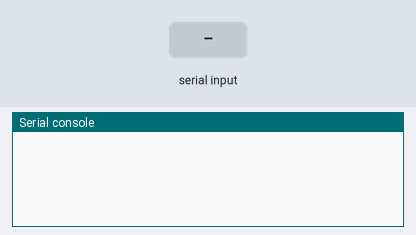
Bench run of a program on a simulated Raspberry Pi Pico running MicroPython. On the bench: the last lines printed to the serial console. Inputs (shaded band) come from the test bench.

Above: at 1.2 s.
1.3 s: "+" received over the second serial link
At 2.3 s:
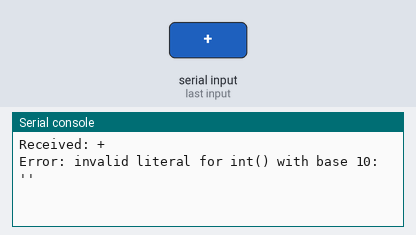
2.8 s: "*" received over the second serial link
At 3.4 s:
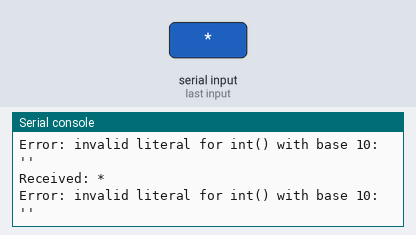

The program:

pico.py
```python
from machine import UART, Pin

uart = UART(0, baudrate=115200, tx=Pin(0), rx=Pin(1))
uart.init(bits=8, parity=None, stop=2)

def calculate(string):
    result = 0
    num1 = 0
    num2 = 0
    sign = ""
    sign_index = 0

    # Search Sign
    for index, char in enumerate(string):
        if char in "+-*/":
            sign = char
            sign_index = index

    # Read Nums
    num1 = int(string[0:sign_index])
    num2 = int(string[(sign_index + 1):])

    # Calculate
    if sign == "+":
        result = num1 + num2

    elif sign == "-":
        result = num1 - num2

    elif sign == "*":
        result = num1 * num2

    else:
        result = num1 / num2

    return num1, sign, num2, result

def main():
    string = ""

    try:
        string = uart.read()
        string = string.decode().strip()
        print(f"Received: {string}")

        num1, sign, num2, result = calculate(string)

        string = f"{num1} {sign} {num2} = {result}"

        print(f"Send: {string}")
        uart.write(string)

    except Exception as e:
        print(f"Error: {e}")
        uart.write(f"Error: {e}")

while True:
    if uart.any():
        main()
```

Measured:
- after the input at 1.3 s, the serial console: prints a new line at once (image 1)
- after the input at 2.8 s, the serial console: prints a new line at once (image 2)
